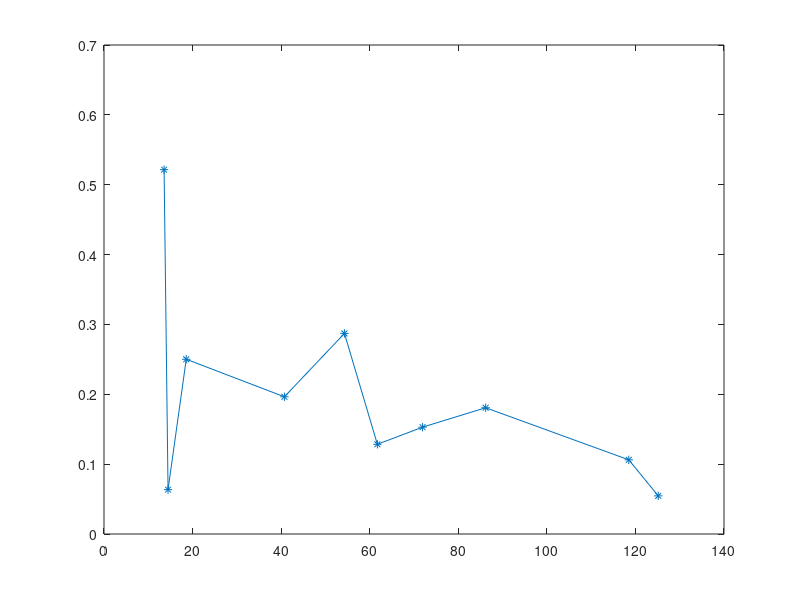

Write the MATLAB code that produced this figure. (Note: this script raises an error after producing the figure.)
% Step 0: Clearing

clear all;
close all;
clc;

% Step 1: Load Cancer Growth Data

pkg load statistics;

fid = fopen('Example05-CancerGrowth.csv','r');
C   = textscan(fid,'%f32 %f32', 'delimiter', ';');
fclose(fid);

cancer_day  = cell2mat(C(1));
cancer_vol  = cell2mat(C(2));

start_ind   = find(cancer_day==0);
end_ind     = find(cancer_day==19);

x           = cancer_day(start_ind:1:end_ind);
y           = cancer_vol(start_ind:1:end_ind);

% Step 2: Computation of k in dependence of y

k    = (1./diff(x)).*(log(y(2:1:end)./y(1:1:(end-1))));

figure(1)
plot(y(2:1:end),k,'marker','*')

% Step 3: Spline interpolation

y_spl = y(2:1:end);
k_spl = k(1:1:end);
n = (length(y_spl) - 1);
h = zeros(n,1);
h = diff(y_spl);

[A B] = linear_spline_natural(y_spl,k_spl,n,h);

lin_spl      = cell(n,1);
lin_spl_diff = cell(n,1);

for j = 1:1:n
  lin_spl{j}      = @(z) A(j)*z + B(j);
  lin_spl_diff{j} = @(z) A(j);
endfor

m = 50;
figure(2)
for j = 1:1:n
  plot(y_spl(j):h(j)/m:y_spl(j+1),lin_spl{j}(y_spl(j):h(j)/m:y_spl(j+1)),'color','blue','linewidth',1)
  hold on
  plot(y_spl(j),k_spl(j),'marker','*','color','blue')
  hold on
endfor
  plot(y_spl(end),k_spl(end),'marker','*','color','blue')
  hold on
  xlabel('Total volume fraction','fontsize',10)
  ylabel('k','fontsize',10)
  title('Example 5: Spline interpolation (Linear spline)','fontsize',14)

% Step 5: Explicit Eulerian Time-Stepping Method

h_eul    = (1/25);
x_eul    = [x(2):h_eul:x(end)+5]';
y_eul    = zeros(length(x_eul),1);
y_eul(1) = y(2);

m = 1;
for l = 1:1:(length(x_eul)-1)
    if (x_eul(l) < x(m+1))
      y_eul(l+1) = y_eul(l) + h_eul*(lin_spl{m}(y_eul(l)))*y_eul(l);
    elseif ((x_eul(l) >= x(m+1)) & (m < length(lin_spl)))
      m          = m+1;
      y_eul(l+1) = y_eul(l) + h_eul*(lin_spl{m}(y_eul(l)))*y_eul(l);
    else
      y_eul(l+1) = y_eul(l) + h_eul*(lin_spl{length(lin_spl)}(y_eul(l)))*y_eul(l);
    endif
endfor

figure(3)
plot(x,y,'marker','+','color','black','linewidth',1);
hold on
plot(x_eul,y_eul,'color','red','linewidth',1);
hold on
title('Example 5 - Total Volume Fraction (Linear spline)','fontsize',14);
legend({'Data used','Calculation'},'location','northwest','fontsize',10)
xlabel('Time (Days)','fontsize',10);
ylabel('Total Volume Fraction','fontsize',10);
xticks([0:4:32]);
xticklabels({'0','4','8','12','16','20','24','28','32'});

% Step 6: Figure of Allee Threshold/Carrying Capacity

at_cc_thresholds = -B./A;

figure(4)
for j = 1:1:length(y)-2
  plot([x(j):0.1:x(j+1)]',at_cc_thresholds(j)*ones(length([x(j):0.1:x(j+1)]),1),'color','blue','linewidth',1)
  hold on
  plot(x(j),at_cc_thresholds(j),'marker','*','color','blue')
  hold on
endfor
plot(x(length(y)-1),at_cc_thresholds(end),'marker','*','color','blue')
title('Example 5 - Time-varying thresholds (Linear spline)','fontsize',14);
xlabel('Time (Days)','fontsize',10);
ylabel('Threshold size','fontsize',10);
xticks([0:4:20]);
ylim([-10 170])
xticklabels({'0','4','8','12','16','20'});
